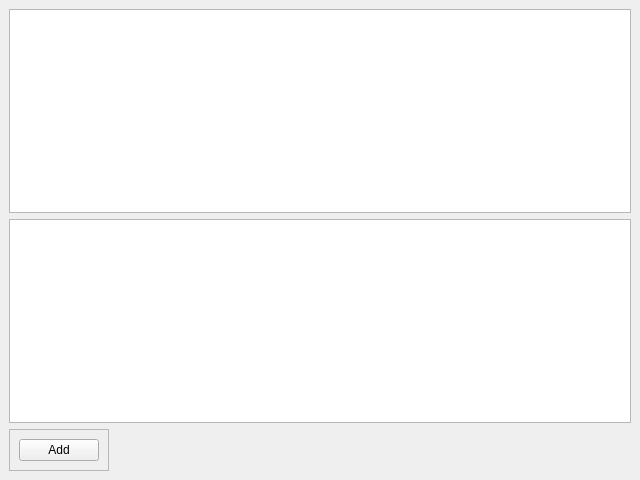
<?xml version="1.0" encoding="UTF-8"?>
<ui version="4.0">
 <class>MainWindow</class>
 <widget class="QMainWindow" name="MainWindow">
  <property name="geometry">
   <rect>
    <x>0</x>
    <y>0</y>
    <width>640</width>
    <height>480</height>
   </rect>
  </property>
  <property name="minimumSize">
   <size>
    <width>640</width>
    <height>480</height>
   </size>
  </property>
  <property name="maximumSize">
   <size>
    <width>640</width>
    <height>480</height>
   </size>
  </property>
  <property name="windowTitle">
   <string>MainWindow</string>
  </property>
  <widget class="QWidget" name="centralwidget">
   <layout class="QVBoxLayout" name="verticalLayout">
    <item>
     <widget class="QTableWidget" name="procedureTableWidget"/>
    </item>
    <item>
     <widget class="QTextEdit" name="textEdit"/>
    </item>
    <item>
     <widget class="QFrame" name="frame">
      <property name="sizePolicy">
       <sizepolicy hsizetype="Fixed" vsizetype="Fixed">
        <horstretch>0</horstretch>
        <verstretch>0</verstretch>
       </sizepolicy>
      </property>
      <property name="frameShape">
       <enum>QFrame::StyledPanel</enum>
      </property>
      <property name="frameShadow">
       <enum>QFrame::Raised</enum>
      </property>
      <property name="lineWidth">
       <number>1</number>
      </property>
      <layout class="QHBoxLayout" name="horizontalLayout">
       <item>
        <widget class="QPushButton" name="addButton">
         <property name="cursor">
          <cursorShape>PointingHandCursor</cursorShape>
         </property>
         <property name="text">
          <string>Add</string>
         </property>
        </widget>
       </item>
      </layout>
     </widget>
    </item>
   </layout>
  </widget>
 </widget>
 <resources/>
 <connections/>
</ui>
